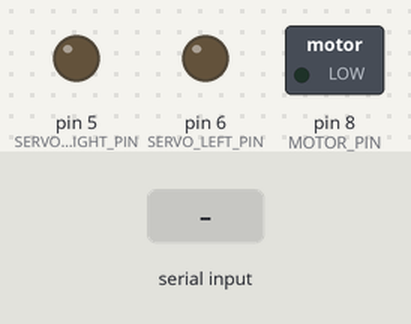
Simulated run of this sketch. Board: Arduino Uno, built with avr-gcc and run on an emulated ATmega328P. On the bench: switched loads named in the sketch (green lamp = pin HIGH), output pins drawn as LEDs (lit = HIGH). The inputs (shaded band) are chosen by the test bench.

Above: at 1.2 s.
1.3 s: "17\n" received over Serial
At 1.8 s:
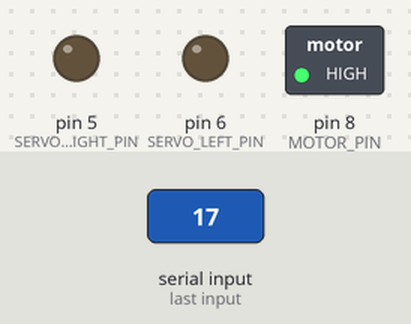
2.8 s: "5\n" received over Serial
At 4.0 s:
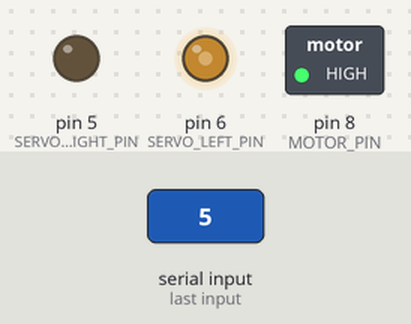
4.3 s: "16\n" received over Serial
At 5.3 s:
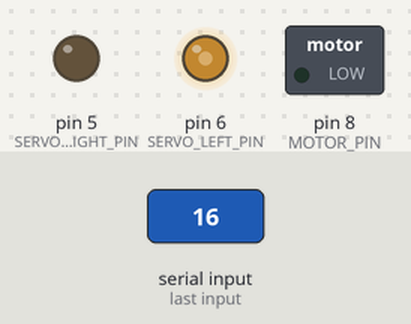
Timing chart, 0 to 7.3 s (numbered marks = the images above; inputs shaded):
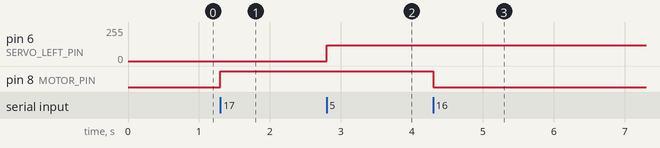

Measured:
- after the input at 1.3 s, pin 8 (MOTOR_PIN): LOW → HIGH at once
- after the input at 2.8 s, pin 6 (SERVO_LEFT_PIN): 0/255 → 119/255 at once
- after the input at 4.3 s, pin 8 (MOTOR_PIN): HIGH → LOW at once

The sketch:

lgserv.ino
```cpp
#include "Arduino.h"

#define SERVO_LEFT_PIN 6
#define SERVO_RIGHT_PIN 5
#define MOTOR_PIN 8
#define LED_PIN 4

void turn_servo(int d);
void controll_motor(int d);

bool led_is_on = false;

void setup() {
    Serial.begin(9600);
    pinMode(SERVO_LEFT_PIN, OUTPUT);
    pinMode(SERVO_RIGHT_PIN, OUTPUT);
    pinMode(MOTOR_PIN, OUTPUT);
}

void loop() {
	if (Serial.available()) {
		int deg = Serial.parseInt();
		if (deg != 0) {
			if (!led_is_on) {
				digitalWrite(LED_PIN, HIGH);
				led_is_on = true;
			}
			if (deg==20) {
				analogWrite(SERVO_LEFT_PIN, 0);
				analogWrite(SERVO_RIGHT_PIN, 0);
			}
			turn_servo(deg-1);
			controll_motor(deg);
		}
	}
}

void turn_servo(int d) {
	if (d <= 7 && d >= 0) {
		int val = (256.0/7.0)*(float)(7-d)+10;
		if (val >= 256) {
			analogWrite(SERVO_LEFT_PIN, 255);
		} else {
			analogWrite(SERVO_LEFT_PIN, val);
		}
		analogWrite(SERVO_RIGHT_PIN, 0);
	} else if (d >= 8 && d < 15) {
		int val = (256.0/7.0)*(float)(d-7)+10;
		if (val >= 256) {
			analogWrite(SERVO_RIGHT_PIN, 255);
		} else {
			analogWrite(SERVO_RIGHT_PIN, val);
		}
		analogWrite(SERVO_LEFT_PIN, 0);
	}
}

void controll_motor(int d) {
	if (d == 16) {
		digitalWrite(MOTOR_PIN, LOW);
	} else if (d == 17) {
		digitalWrite(MOTOR_PIN, HIGH);
	}
}
```
